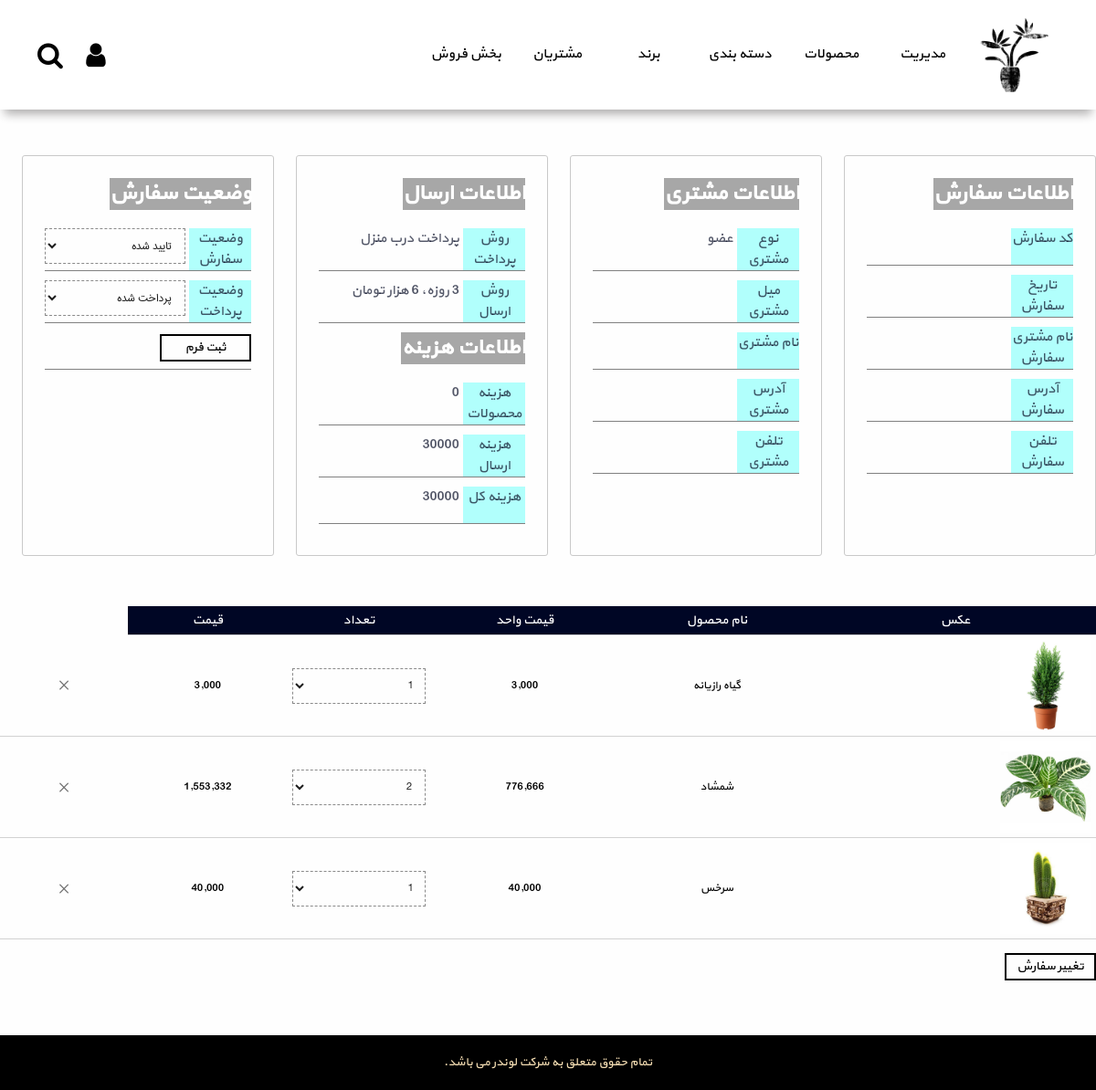
/admin/single_invoice.php?single-invoice=6 (signed in), run on the app's committed database.
### tables this page shows
CREATE TABLE IF NOT EXISTS `orders` (
  `order_id` int(20) NOT NULL,
  `invoice_id` int(20) NOT NULL,
  `product_id` varchar(20) NOT NULL,
  `order_count` int(4) NOT NULL
);

CREATE TABLE IF NOT EXISTS `products` (
  `product_id` varchar(20) NOT NULL,
  `cat_id` varchar(20) NOT NULL,
  `brand_id` varchar(20) NOT NULL,
  `product_name` varchar(50) NOT NULL,
  `product_title` varchar(50) NOT NULL,
  `product_width` varchar(15) DEFAULT NULL,
  `product_height` varchar(15) DEFAULT NULL,
  `product_depth` varchar(15) DEFAULT NULL,
  `product_weight` varchar(6) DEFAULT NULL,
  `product_color` varchar(15) DEFAULT NULL,
  `product_capacity` varchar(15) DEFAULT NULL,
  `product_size` varchar(11) DEFAULT NULL,
  `product_qty` int(10) DEFAULT NULL,
  `product_price` varchar(9) NOT NULL,
  `product_warranty` varchar(50) DEFAULT NULL,
  `product_exist` tinyint(1) NOT NULL,
  `product_date` varchar(10) DEFAULT NULL,
  `product_desc` varchar(20000) DEFAULT NULL,
  `product_extra` varchar(50) DEFAULT NULL,
  `product_pic` varchar(50) NOT NULL DEFAULT 'default_product.png',
  `product_rate` decimal(2,1) DEFAULT NULL
);

### admin/single_invoice.php (the view, shortened to what this page needs)
<!doctype html>
<html lang="fa">
<head>
</head>
<body>
<?php require_once("header.php");
?>
<?php
function sumOfProducts($invoice_id){
    $con=connectDB2();
    $sql = "SELECT product_price,order_count FROM  orders INNER JOIN products ON orders.product_id=products.product_id WHERE invoice_id='$invoice_id'";
    $stmt = $con->query($sql);
    $sum_of_products_price = 0;
    return($sum_of_products_price);
}
try {
    if ($_SERVER["REQUEST_METHOD"] == "GET" && isset($_GET['single-invoice'])) {
        $con=connectDB2();
        $id = $_GET['single-invoice'];
        $stmt = $con->query("SELECT * FROM orders INNER JOIN products ON orders.product_id=products.product_id WHERE invoice_id='$id'");
        $stmt_i =  $con->query("SELECT * FROM invoices WHERE invoice_id='$id'");
        $row_i = $stmt_i->fetchObject();
        if ($row_i->customer_kind == 0) {
            $stmt_i = $con->query("SELECT invoices.*,customers.customer_address,customers.customer_tel,customers.customer_title FROM invoices INNER JOIN customers ON customers.customer_id=invoices.customer_id WHERE invoice_id='$id'");
            $row_i = $stmt_i->fetchObject();
        }
        $invoice_id = $row_i->invoice_id;
        $invoice_name = $row_i->invoice_name;
        $invoice_email = $row_i->invoice_email;
        $invoice_date = $row_i->invoice_date;
        $invoice_state = $row_i->invoice_state;
        $invoice_delivery_method = ($row_i->invoice_delivery_method == '1') ? 'یک هفته ای، 3 هزار تومان' : '  3 روزه، 6 هزار تومان';
        $invoice_payment_method = ($row_i->invoice_payment_method == '1') ? 'پرداخت الکترونیکی  بانک ملت' : 'پرداخت درب منزل';
        $invoice_payment_state = $row_i->invoice_payment_state;
        $invoice_address = $row_i->invoice_address;
        $invoice_tel = $row_i->invoice_tel;
        $customer_tel = isset($row_i->customer_tel) ? $row_i->customer_tel : $row_i->invoice_tel;
        $customer_address = (isset($row_i->customer_address)) ? $row_i->customer_address : $row_i->invoice_address;
        $customer_title= (isset($row_i->customer_title)) ? $row_i->customer_title : $row_i->invoice_name;
        if ($row_i->customer_kind == 1) $customer_kind = 'مهمان';
        else if ($row_i->customer_kind == 0) $customer_kind = 'عضو';
        else $customer_kind = 'نامشخص';
        if ($invoice_payment_method == "2") $shipping = "60000";
        else $shipping = "30000";
        $products_payment=sumOfProducts($invoice_id);
        $total=$products_payment+$shipping;
    }
} catch (PDOException $e) {
    echo "Error: " . $e->getMessage();
}
?>
<div class="container">
    <form id='invoice-form' method="post" action="<?php echo htmlspecialchars($_SERVER["PHP_SELF"]); ?>"
          enctype="multipart/form-data">
        <div class="invoice right-child">
            <h3>اطلاعات سفارش</h3>
            <div>
                <div>کد سفارش</div>
                <div><?php echo $invoice_id ?></div>
            </div>
            <div>
                <div> تاریخ سفارش</div>
                <div><?php echo $invoice_date ?></div>
            </div>
            <div>
                <div>نام مشتری سفارش</div>
                <div><?php echo $invoice_name ?></div>
            </div>
             <div>
                <div> آدرس سفارش</div>
                <div><?php echo $invoice_address ?></div>
            </div>
            <div>
                <div> تلفن سفارش</div>
                <div><?php echo $invoice_tel ?></div>
            </div>
        </div>
        <div class="invoice">
            <h3>اطلاعات مشتری</h3>
            <div>
                <div> نوع مشتری</div>
                <div><?php echo $customer_kind ?></div>
            </div>
            <div>
                <div> میل مشتری</div>
                <div><?php echo $invoice_email ?></div>
            </div>
            <div>
                <div> نام مشتری</div>
                <div><?php echo $customer_title; ?></div>
            </div>
            <div>
                <div> آدرس مشتری</div>
                <div><?php echo $customer_address ?></div>
            </div>
            <div>
                <div> تلفن مشتری</div>
                <div><?php echo $customer_tel ?></div>
            </div>
        </div>
        <div class="invoice  right-child">
            <h3>اطلاعات ارسال</h3>
            <div>
                <div>روش پرداخت</div>
                <div><?php echo $invoice_payment_method ?></div>
            </div>
            <div>
                <div>روش ارسال</div>
                <div><?php echo $invoice_delivery_method ?></div>
            </div>
            <h3>اطلاعات هزینه</h3>
            <div>
                <div>هزینه محصولات</div>
                <div><?php echo $products_payment ?></div>
            </div>
            <div>
                <div>هزینه ارسال</div>
                <div><?php echo $shipping ?></div>
            </div>
            <div>
                <div>هزینه کل</div>
                <div><?php echo $total ?></div>
            </div>
        </div>
        <div class="invoice">
            <h3>وضعیت سفارش</h3>
            <div>
                <div>وضعیت سفارش</div>
                <div><select name="invoice_state" id="invoice_state">
                        <option value="hide" <?php if ($invoice_state == 'confirmed') echo 'selected' ?> >تایید شده
                        </option>
                    </select>
                </div>
            </div>
            <div>
                <div>وضعیت پرداخت</div>
                <div><select name="invoice_payment_state" id="invoice_payment_state">
                        <option value="hide" <?php if ($invoice_payment_state == '1') echo 'selected' ?> >پرداخت شده
                        </option>
                    </select>
                </div>
            </div>
            <div>
                <input type="submit" id="update-submit" name="update-submit" value="ثبت فرم"/>
            </div>
        </div>
    </form>
    <div class="invoice_products">
        <table style="position: relative" id="table-list">
            <tr>
                <td>عکس</td>
                <td>نام محصول</td>
                <td>قیمت واحد</td>
                <td>تعداد</td>
                <td>قیمت</td>
            </tr>
            <?php $j=0; while ($row = $stmt->fetchObject()) { ?>
                <tr id="row<?php echo $j; ?>">
                    <td><a href="single_product.php?product_id=<?php echo $row->product_id ?>"><img
                                class="basket-image"
                                src="../photo/product/<?php echo $row->product_pic ?>"></a>
                    </td>
                    <td><?php echo $row->product_title ?></td>
                    <td><?php echo number_format($row->product_price) ?></td>
                    <td><select class="quantity-change-basket"
                                onchange="changeQuantity(this.options[this.selectedIndex].value,'<?php echo $row->product_id ?>','<?php echo $_SESSION['user'] ?>','row<?php echo $j; ?>')">
                            <?php for ($i = 1; $i < 30; $i++) {
                                echo '<option value="' . $i . '"';
                                if ($i == ($row->order_count)) echo 'selected';
                                echo '>' . $i . '</option>';
                            } ?>
                        </select></td>
                    <td><?php echo number_format($row->order_count * $row->product_price) ?></td>
                    <td>
                        <button class="little-image" form="delete-form" name="delete"
                                value="<?php echo $row->order_id ?>"><i
                                class="invoice-delete-items">&times;</i></button>
                    </td>
                </tr>
                <?php $j++; ?>
            <?php } ?>
        </table>
        <input type="submit" form="purchase-form" name="checkout" id="checkout" value="تغییر سفارش"/>
    </div>
</div>
<?php require_once('footer.php'); ?>
</body>
</html>

### template/template1/css/admin_main.css (style rules this page uses)
* { margin: 0; padding: 0; font-family: 'yekan'; color: rgba(12, 19, 42, 0.71); }
html { direction: rtl; }
body { background-color: #fefefe; }
img { border: none; }
a { text-decoration: none; color: #0781c1; }
.little-image { width: 40px; height: 40px; }
button { border: none; background-color: transparent; cursor: pointer; }
.container { width: 1200px; margin: 50px auto 60px auto; overflow: auto; }
.right-children div, img, p { float: right; height: 100px; }
.left-children div, img, p { float: right; height: 100px; }
#invoice-form { display: flex; flex-direction: row; }
.invoice { width: 47%; padding: 2%; font-size: 20px; float: right; overflow: hidden; border: 1px solid #c9c9c9; box-sizing: border-box; margin-bottom: 40px; flex: 1; margin-left: 2%; }
.invoice h3 { display: inline-block; margin-bottom: 20px; background-color: #a7a7a7; color: white; }
.invoice>div { width: 100%; margin-bottom: 10px; min-height: 40px; overflow: hidden; border-bottom: 1px solid gray; }
.invoice>div>div { width: 30%; float: right; font-size: 15px; min-height: 40px; }
.invoice>div>div:first-child { background: #b1fffc; text-align: center; }
.invoice>div>div:last-child { padding-right: 2%; width: 68%; }
.invoice_products { width: 100%; }
.invoice_products>table { width: 100%; }
.invoice-delete-items { font-size: 10px; display: block; color: #737373; font: normal normal normal 25px/1 FontAwesome; text-rendering: auto; }

### template/template1/css/table.css (style rules this page uses)
table { border-spacing: 4px; border-collapse: collapse; margin: 15px auto; }
table > tbody > tr:first-child > td { font-size: 14px; background-color: #000625; color: white; }
td { padding: 5px; font-size: 12px; text-align: center; font-family: 'yekan'; color: black; border-bottom: 1px solid #d2d2d2; }
a { cursor: pointer; }

### template/template1/css/form.css (style rules this page uses)
form > div { border-radius: 3px; }
form input[type=text], form input[type=password], textarea, select { border: 1px dashed #8a8a8a; min-width: 100%; min-height: 39px; background: none; font-size: 15px; padding: 5px 10px; box-sizing: border-box; font-family: iran_sans; color: #1d1d1d; }
select { padding-right: 10px; padding-left: 0; }
select > option { padding: 0 10px; }
input[type=submit], input[type=reset] { box-sizing: border-box; cursor: pointer; border: 2px solid black; transition: all 0.4s ease; width: 100px; height: 30px; background: none; color: black; }

### data on the page
orders: products.product_pic (picture), products.product_title "گیاه رازیانه", products.product_price "3,000", order_count.product_id "1", $row->order_count*$row->product_price "3,000", $row->order_id 17 (drawn)
orders: products.product_pic (picture), products.product_title "شمشاد", products.product_price "776,666", order_count.product_id "2", $row->order_count*$row->product_price "1,553,332", $row->order_id 18 (drawn)
orders: products.product_pic (picture), products.product_title "سرخس", products.product_price "40,000", order_count.product_id "1", $row->order_count*$row->product_price "40,000", $row->order_id 19 (drawn)

### other printed values
$customer_kind "عضو"
$invoice_payment_method "پرداخت درب منزل"
$invoice_delivery_method "3 روزه، 6 هزار تومان"
$products_payment "0"
$shipping "30000"
$total "30000"
